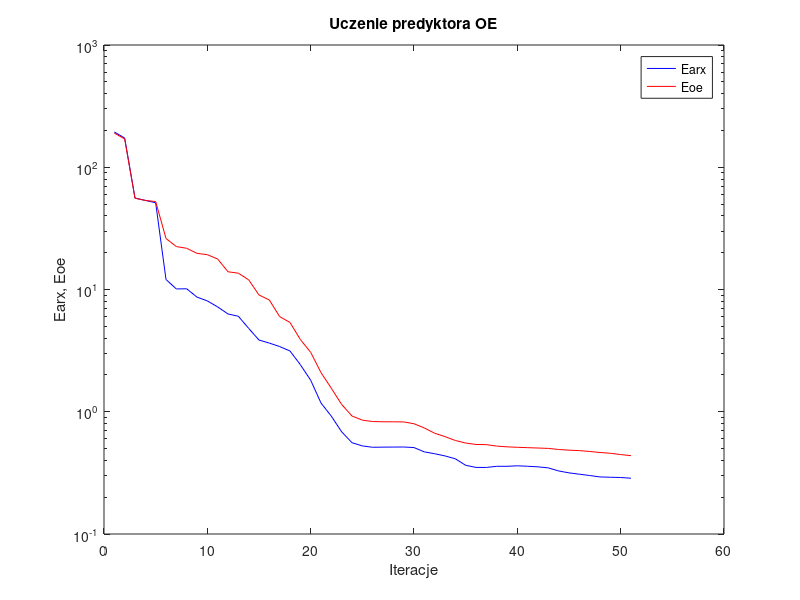
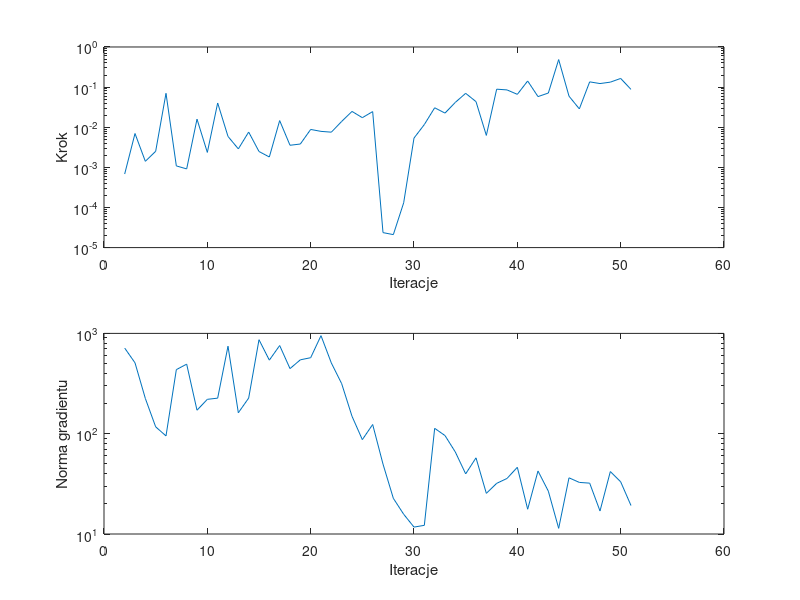

These figures' MATLAB source, in order:
%uczenie predyktora oe
clear all;
n=0; farx(n+1)=1.943841e+002; foe(n+1)=1.901408e+002; wspucz(n+1)=0.000000e+000; ng(n+1)=0.000000e+000;
%odnowa zmiennej metryki
n=1; farx(n+1)=1.733619e+002; foe(n+1)=1.703787e+002; krok(n+1)=6.807228e-004; ng(n+1)=7.144658e+002;
n=2; farx(n+1)=5.600158e+001; foe(n+1)=5.578013e+001; krok(n+1)=6.970444e-003; ng(n+1)=5.089091e+002;
n=3; farx(n+1)=5.359851e+001; foe(n+1)=5.348981e+001; krok(n+1)=1.413750e-003; ng(n+1)=2.246024e+002;
n=4; farx(n+1)=5.117513e+001; foe(n+1)=5.244079e+001; krok(n+1)=2.513970e-003; ng(n+1)=1.170484e+002;
n=5; farx(n+1)=1.208198e+001; foe(n+1)=2.614411e+001; krok(n+1)=7.000904e-002; ng(n+1)=9.503470e+001;
n=6; farx(n+1)=1.010638e+001; foe(n+1)=2.245241e+001; krok(n+1)=1.086571e-003; ng(n+1)=4.352209e+002;
n=7; farx(n+1)=1.013694e+001; foe(n+1)=2.173455e+001; krok(n+1)=9.143281e-004; ng(n+1)=4.935408e+002;
n=8; farx(n+1)=8.663763e+000; foe(n+1)=1.975777e+001; krok(n+1)=1.589602e-002; ng(n+1)=1.714621e+002;
n=9; farx(n+1)=8.068838e+000; foe(n+1)=1.926518e+001; krok(n+1)=2.357114e-003; ng(n+1)=2.201165e+002;
n=10; farx(n+1)=7.199451e+000; foe(n+1)=1.775571e+001; krok(n+1)=4.017797e-002; ng(n+1)=2.261511e+002;
n=11; farx(n+1)=6.309287e+000; foe(n+1)=1.396540e+001; krok(n+1)=5.894618e-003; ng(n+1)=7.453901e+002;
n=12; farx(n+1)=6.043429e+000; foe(n+1)=1.360071e+001; krok(n+1)=2.883948e-003; ng(n+1)=1.617043e+002;
n=13; farx(n+1)=4.811924e+000; foe(n+1)=1.199767e+001; krok(n+1)=7.585588e-003; ng(n+1)=2.265059e+002;
n=14; farx(n+1)=3.859672e+000; foe(n+1)=9.020903e+000; krok(n+1)=2.482161e-003; ng(n+1)=8.648868e+002;
n=15; farx(n+1)=3.645380e+000; foe(n+1)=8.204624e+000; krok(n+1)=1.812955e-003; ng(n+1)=5.412230e+002;
n=16; farx(n+1)=3.414851e+000; foe(n+1)=6.001083e+000; krok(n+1)=1.464382e-002; ng(n+1)=7.567517e+002;
n=17; farx(n+1)=3.139853e+000; foe(n+1)=5.375098e+000; krok(n+1)=3.550402e-003; ng(n+1)=4.456346e+002;
n=18; farx(n+1)=2.428884e+000; foe(n+1)=3.899070e+000; krok(n+1)=3.816075e-003; ng(n+1)=5.451992e+002;
n=19; farx(n+1)=1.812299e+000; foe(n+1)=3.063731e+000; krok(n+1)=8.806488e-003; ng(n+1)=5.723101e+002;
n=20; farx(n+1)=1.179015e+000; foe(n+1)=2.090372e+000; krok(n+1)=7.883344e-003; ng(n+1)=9.492993e+002;
n=21; farx(n+1)=9.200186e-001; foe(n+1)=1.556350e+000; krok(n+1)=7.530795e-003; ng(n+1)=5.071291e+002;
n=22; farx(n+1)=6.852089e-001; foe(n+1)=1.147082e+000; krok(n+1)=1.394089e-002; ng(n+1)=3.152466e+002;
n=23; farx(n+1)=5.581382e-001; foe(n+1)=9.229477e-001; krok(n+1)=2.476948e-002; ng(n+1)=1.492188e+002;
n=24; farx(n+1)=5.255408e-001; foe(n+1)=8.540641e-001; krok(n+1)=1.729712e-002; ng(n+1)=8.726705e+001;
n=25; farx(n+1)=5.121955e-001; foe(n+1)=8.317401e-001; krok(n+1)=2.452306e-002; ng(n+1)=1.235168e+002;
%odnowa zmiennej metryki
n=26; farx(n+1)=5.136171e-001; foe(n+1)=8.280387e-001; krok(n+1)=2.361801e-005; ng(n+1)=4.975321e+001;
n=27; farx(n+1)=5.141466e-001; foe(n+1)=8.274391e-001; krok(n+1)=2.105761e-005; ng(n+1)=2.268687e+001;
n=28; farx(n+1)=5.148893e-001; foe(n+1)=8.257284e-001; krok(n+1)=1.306689e-004; ng(n+1)=1.574446e+001;
n=29; farx(n+1)=5.094074e-001; foe(n+1)=7.978374e-001; krok(n+1)=5.368339e-003; ng(n+1)=1.171815e+001;
n=30; farx(n+1)=4.695883e-001; foe(n+1)=7.373407e-001; krok(n+1)=1.165868e-002; ng(n+1)=1.220259e+001;
n=31; farx(n+1)=4.535483e-001; foe(n+1)=6.669543e-001; krok(n+1)=3.052860e-002; ng(n+1)=1.131024e+002;
n=32; farx(n+1)=4.352448e-001; foe(n+1)=6.262081e-001; krok(n+1)=2.251094e-002; ng(n+1)=9.582113e+001;
n=33; farx(n+1)=4.123041e-001; foe(n+1)=5.819985e-001; krok(n+1)=4.165943e-002; ng(n+1)=6.565717e+001;
n=34; farx(n+1)=3.646925e-001; foe(n+1)=5.547339e-001; krok(n+1)=6.995615e-002; ng(n+1)=3.977412e+001;
n=35; farx(n+1)=3.506210e-001; foe(n+1)=5.399513e-001; krok(n+1)=4.346837e-002; ng(n+1)=5.745061e+001;
n=36; farx(n+1)=3.501856e-001; foe(n+1)=5.385877e-001; krok(n+1)=6.255325e-003; ng(n+1)=2.542383e+001;
n=37; farx(n+1)=3.579947e-001; foe(n+1)=5.238386e-001; krok(n+1)=8.877087e-002; ng(n+1)=3.198700e+001;
n=38; farx(n+1)=3.579656e-001; foe(n+1)=5.163553e-001; krok(n+1)=8.512166e-002; ng(n+1)=3.579021e+001;
n=39; farx(n+1)=3.612853e-001; foe(n+1)=5.120181e-001; krok(n+1)=6.601690e-002; ng(n+1)=4.624725e+001;
n=40; farx(n+1)=3.582350e-001; foe(n+1)=5.084334e-001; krok(n+1)=1.420813e-001; ng(n+1)=1.765970e+001;
n=41; farx(n+1)=3.542352e-001; foe(n+1)=5.049648e-001; krok(n+1)=5.801457e-002; ng(n+1)=4.246070e+001;
n=42; farx(n+1)=3.474257e-001; foe(n+1)=5.014890e-001; krok(n+1)=7.115888e-002; ng(n+1)=2.673483e+001;
n=43; farx(n+1)=3.278109e-001; foe(n+1)=4.911468e-001; krok(n+1)=4.854703e-001; ng(n+1)=1.138725e+001;
n=44; farx(n+1)=3.163096e-001; foe(n+1)=4.851056e-001; krok(n+1)=5.945329e-002; ng(n+1)=3.632583e+001;
n=45; farx(n+1)=3.084551e-001; foe(n+1)=4.809886e-001; krok(n+1)=2.865057e-002; ng(n+1)=3.268412e+001;
n=46; farx(n+1)=3.009761e-001; foe(n+1)=4.732139e-001; krok(n+1)=1.350863e-001; ng(n+1)=3.214293e+001;
n=47; farx(n+1)=2.929586e-001; foe(n+1)=4.642514e-001; krok(n+1)=1.225752e-001; ng(n+1)=1.696019e+001;
n=48; farx(n+1)=2.913213e-001; foe(n+1)=4.575782e-001; krok(n+1)=1.329187e-001; ng(n+1)=4.192988e+001;
n=49; farx(n+1)=2.897557e-001; foe(n+1)=4.464813e-001; krok(n+1)=1.644497e-001; ng(n+1)=3.314303e+001;
n=50; farx(n+1)=2.859682e-001; foe(n+1)=4.372736e-001; krok(n+1)=8.764941e-002; ng(n+1)=1.922295e+001;

figure; semilogy(farx,'b'); hold on; semilogy(foe,'r'); xlabel('Iteracje'); ylabel('Earx, Eoe'); legend('Earx','Eoe'); title('Uczenie predyktora OE');
figure; subplot(2,1,1); semilogy(krok); xlabel('Iteracje'); ylabel('Krok');
subplot(2,1,2); semilogy(ng); xlabel('Iteracje'); ylabel('Norma gradientu');
Earx=farx(n+1)
Eoe=foe(n+1)
